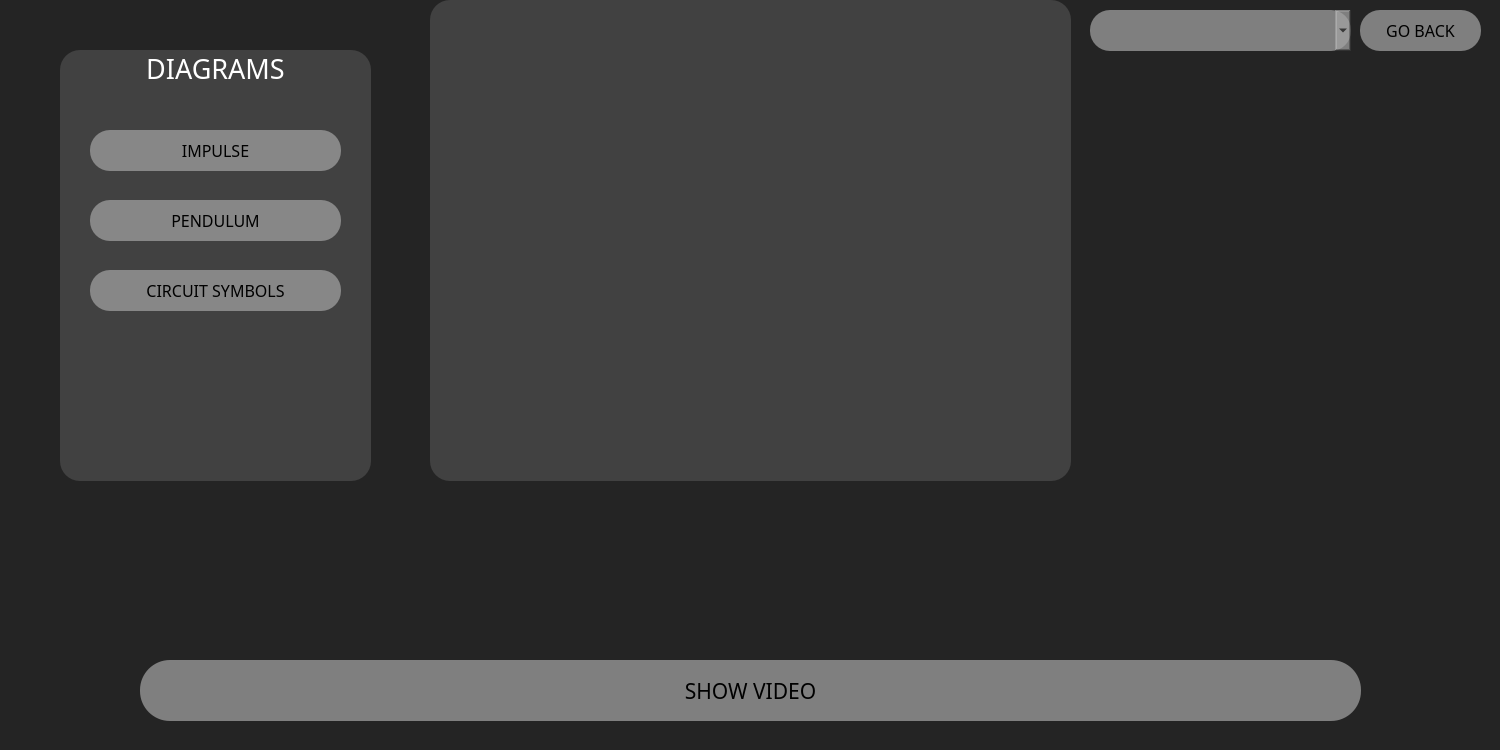
<?xml version="1.0" encoding="UTF-8"?>
<ui version="4.0">
 <class>Dialog</class>
 <widget class="QDialog" name="Dialog">
  <property name="geometry">
   <rect>
    <x>0</x>
    <y>0</y>
    <width>1500</width>
    <height>750</height>
   </rect>
  </property>
  <property name="windowTitle">
   <string>Dialog</string>
  </property>
  <property name="styleSheet">
   <string notr="true">QDialog#Dialog{
background-color: rgb(36, 36, 36);
;}

</string>
  </property>
  <widget class="QPushButton" name="impulsebtn">
   <property name="geometry">
    <rect>
     <x>90</x>
     <y>130</y>
     <width>251</width>
     <height>41</height>
    </rect>
   </property>
   <property name="font">
    <font>
     <family>Corbel Light</family>
     <pointsize>12</pointsize>
    </font>
   </property>
   <property name="styleSheet">
    <string notr="true">QPushButton {
    border-radius: 20px;
    background-color: rgba(165, 165, 165, 180);
}

QPushButton:hover {
    background-color:rgba(109, 109, 109,100);
}
</string>
   </property>
   <property name="text">
    <string>IMPULSE</string>
   </property>
  </widget>
  <widget class="QPushButton" name="pendbtn">
   <property name="geometry">
    <rect>
     <x>90</x>
     <y>200</y>
     <width>251</width>
     <height>41</height>
    </rect>
   </property>
   <property name="font">
    <font>
     <family>Corbel Light</family>
     <pointsize>12</pointsize>
    </font>
   </property>
   <property name="styleSheet">
    <string notr="true">QPushButton {
    border-radius: 20px;
    background-color: rgba(165, 165, 165, 180);
}

QPushButton:hover {
    background-color:rgba(109, 109, 109,100);
}
</string>
   </property>
   <property name="text">
    <string>PENDULUM</string>
   </property>
  </widget>
  <widget class="QPushButton" name="runbtn">
   <property name="geometry">
    <rect>
     <x>140</x>
     <y>660</y>
     <width>1221</width>
     <height>61</height>
    </rect>
   </property>
   <property name="palette">
    <palette>
     <active>
      <colorrole role="Button">
       <brush brushstyle="SolidPattern">
        <color alpha="180">
         <red>165</red>
         <green>165</green>
         <blue>165</blue>
        </color>
       </brush>
      </colorrole>
      <colorrole role="Base">
       <brush brushstyle="SolidPattern">
        <color alpha="180">
         <red>165</red>
         <green>165</green>
         <blue>165</blue>
        </color>
       </brush>
      </colorrole>
      <colorrole role="Window">
       <brush brushstyle="SolidPattern">
        <color alpha="180">
         <red>165</red>
         <green>165</green>
         <blue>165</blue>
        </color>
       </brush>
      </colorrole>
     </active>
     <inactive>
      <colorrole role="Button">
       <brush brushstyle="SolidPattern">
        <color alpha="180">
         <red>165</red>
         <green>165</green>
         <blue>165</blue>
        </color>
       </brush>
      </colorrole>
      <colorrole role="Base">
       <brush brushstyle="SolidPattern">
        <color alpha="180">
         <red>165</red>
         <green>165</green>
         <blue>165</blue>
        </color>
       </brush>
      </colorrole>
      <colorrole role="Window">
       <brush brushstyle="SolidPattern">
        <color alpha="180">
         <red>165</red>
         <green>165</green>
         <blue>165</blue>
        </color>
       </brush>
      </colorrole>
     </inactive>
     <disabled>
      <colorrole role="Button">
       <brush brushstyle="SolidPattern">
        <color alpha="180">
         <red>165</red>
         <green>165</green>
         <blue>165</blue>
        </color>
       </brush>
      </colorrole>
      <colorrole role="Base">
       <brush brushstyle="SolidPattern">
        <color alpha="180">
         <red>165</red>
         <green>165</green>
         <blue>165</blue>
        </color>
       </brush>
      </colorrole>
      <colorrole role="Window">
       <brush brushstyle="SolidPattern">
        <color alpha="180">
         <red>165</red>
         <green>165</green>
         <blue>165</blue>
        </color>
       </brush>
      </colorrole>
     </disabled>
    </palette>
   </property>
   <property name="font">
    <font>
     <family>Corbel Light</family>
     <pointsize>16</pointsize>
    </font>
   </property>
   <property name="styleSheet">
    <string notr="true">QPushButton {
    border-radius: 30px;
    background-color: rgba(165, 165, 165, 180);
}

QPushButton:hover {
    background-color:rgba(109, 109, 109,100);
}

</string>
   </property>
   <property name="text">
    <string>SHOW VIDEO</string>
   </property>
  </widget>
  <widget class="QPushButton" name="back">
   <property name="geometry">
    <rect>
     <x>1360</x>
     <y>10</y>
     <width>121</width>
     <height>41</height>
    </rect>
   </property>
   <property name="palette">
    <palette>
     <active>
      <colorrole role="Button">
       <brush brushstyle="SolidPattern">
        <color alpha="180">
         <red>165</red>
         <green>165</green>
         <blue>165</blue>
        </color>
       </brush>
      </colorrole>
      <colorrole role="ButtonText">
       <brush brushstyle="SolidPattern">
        <color alpha="255">
         <red>0</red>
         <green>0</green>
         <blue>0</blue>
        </color>
       </brush>
      </colorrole>
      <colorrole role="Base">
       <brush brushstyle="SolidPattern">
        <color alpha="180">
         <red>165</red>
         <green>165</green>
         <blue>165</blue>
        </color>
       </brush>
      </colorrole>
      <colorrole role="Window">
       <brush brushstyle="SolidPattern">
        <color alpha="180">
         <red>165</red>
         <green>165</green>
         <blue>165</blue>
        </color>
       </brush>
      </colorrole>
      <colorrole role="Link">
       <brush brushstyle="SolidPattern">
        <color alpha="255">
         <red>0</red>
         <green>0</green>
         <blue>0</blue>
        </color>
       </brush>
      </colorrole>
     </active>
     <inactive>
      <colorrole role="Button">
       <brush brushstyle="SolidPattern">
        <color alpha="180">
         <red>165</red>
         <green>165</green>
         <blue>165</blue>
        </color>
       </brush>
      </colorrole>
      <colorrole role="ButtonText">
       <brush brushstyle="SolidPattern">
        <color alpha="255">
         <red>0</red>
         <green>0</green>
         <blue>0</blue>
        </color>
       </brush>
      </colorrole>
      <colorrole role="Base">
       <brush brushstyle="SolidPattern">
        <color alpha="180">
         <red>165</red>
         <green>165</green>
         <blue>165</blue>
        </color>
       </brush>
      </colorrole>
      <colorrole role="Window">
       <brush brushstyle="SolidPattern">
        <color alpha="180">
         <red>165</red>
         <green>165</green>
         <blue>165</blue>
        </color>
       </brush>
      </colorrole>
      <colorrole role="Link">
       <brush brushstyle="SolidPattern">
        <color alpha="255">
         <red>0</red>
         <green>0</green>
         <blue>0</blue>
        </color>
       </brush>
      </colorrole>
     </inactive>
     <disabled>
      <colorrole role="Button">
       <brush brushstyle="SolidPattern">
        <color alpha="180">
         <red>165</red>
         <green>165</green>
         <blue>165</blue>
        </color>
       </brush>
      </colorrole>
      <colorrole role="ButtonText">
       <brush brushstyle="SolidPattern">
        <color alpha="255">
         <red>120</red>
         <green>120</green>
         <blue>120</blue>
        </color>
       </brush>
      </colorrole>
      <colorrole role="Base">
       <brush brushstyle="SolidPattern">
        <color alpha="180">
         <red>165</red>
         <green>165</green>
         <blue>165</blue>
        </color>
       </brush>
      </colorrole>
      <colorrole role="Window">
       <brush brushstyle="SolidPattern">
        <color alpha="180">
         <red>165</red>
         <green>165</green>
         <blue>165</blue>
        </color>
       </brush>
      </colorrole>
      <colorrole role="Link">
       <brush brushstyle="SolidPattern">
        <color alpha="255">
         <red>0</red>
         <green>0</green>
         <blue>0</blue>
        </color>
       </brush>
      </colorrole>
     </disabled>
    </palette>
   </property>
   <property name="font">
    <font>
     <family>Corbel Light</family>
     <pointsize>12</pointsize>
    </font>
   </property>
   <property name="styleSheet">
    <string notr="true">QPushButton {
    border-radius: 20px;
    background-color: rgba(165, 165, 165, 180);
}

QPushButton:hover {
    background-color:rgba(109, 109, 109,100);
}

</string>
   </property>
   <property name="text">
    <string>GO BACK</string>
   </property>
  </widget>
  <widget class="QComboBox" name="camselect">
   <property name="geometry">
    <rect>
     <x>1090</x>
     <y>10</y>
     <width>261</width>
     <height>41</height>
    </rect>
   </property>
   <property name="palette">
    <palette>
     <active>
      <colorrole role="WindowText">
       <brush brushstyle="SolidPattern">
        <color alpha="255">
         <red>0</red>
         <green>0</green>
         <blue>0</blue>
        </color>
       </brush>
      </colorrole>
      <colorrole role="Button">
       <brush brushstyle="SolidPattern">
        <color alpha="180">
         <red>165</red>
         <green>165</green>
         <blue>165</blue>
        </color>
       </brush>
      </colorrole>
      <colorrole role="Text">
       <brush brushstyle="SolidPattern">
        <color alpha="255">
         <red>0</red>
         <green>0</green>
         <blue>0</blue>
        </color>
       </brush>
      </colorrole>
      <colorrole role="ButtonText">
       <brush brushstyle="SolidPattern">
        <color alpha="255">
         <red>0</red>
         <green>0</green>
         <blue>0</blue>
        </color>
       </brush>
      </colorrole>
      <colorrole role="Base">
       <brush brushstyle="SolidPattern">
        <color alpha="180">
         <red>165</red>
         <green>165</green>
         <blue>165</blue>
        </color>
       </brush>
      </colorrole>
      <colorrole role="Window">
       <brush brushstyle="SolidPattern">
        <color alpha="180">
         <red>165</red>
         <green>165</green>
         <blue>165</blue>
        </color>
       </brush>
      </colorrole>
      <colorrole role="ToolTipText">
       <brush brushstyle="SolidPattern">
        <color alpha="255">
         <red>0</red>
         <green>0</green>
         <blue>0</blue>
        </color>
       </brush>
      </colorrole>
      <colorrole role="PlaceholderText">
       <brush brushstyle="SolidPattern">
        <color alpha="128">
         <red>0</red>
         <green>0</green>
         <blue>0</blue>
        </color>
       </brush>
      </colorrole>
     </active>
     <inactive>
      <colorrole role="WindowText">
       <brush brushstyle="SolidPattern">
        <color alpha="255">
         <red>0</red>
         <green>0</green>
         <blue>0</blue>
        </color>
       </brush>
      </colorrole>
      <colorrole role="Button">
       <brush brushstyle="SolidPattern">
        <color alpha="180">
         <red>165</red>
         <green>165</green>
         <blue>165</blue>
        </color>
       </brush>
      </colorrole>
      <colorrole role="Text">
       <brush brushstyle="SolidPattern">
        <color alpha="255">
         <red>0</red>
         <green>0</green>
         <blue>0</blue>
        </color>
       </brush>
      </colorrole>
      <colorrole role="ButtonText">
       <brush brushstyle="SolidPattern">
        <color alpha="255">
         <red>0</red>
         <green>0</green>
         <blue>0</blue>
        </color>
       </brush>
      </colorrole>
      <colorrole role="Base">
       <brush brushstyle="SolidPattern">
        <color alpha="180">
         <red>165</red>
         <green>165</green>
         <blue>165</blue>
        </color>
       </brush>
      </colorrole>
      <colorrole role="Window">
       <brush brushstyle="SolidPattern">
        <color alpha="180">
         <red>165</red>
         <green>165</green>
         <blue>165</blue>
        </color>
       </brush>
      </colorrole>
      <colorrole role="ToolTipText">
       <brush brushstyle="SolidPattern">
        <color alpha="255">
         <red>0</red>
         <green>0</green>
         <blue>0</blue>
        </color>
       </brush>
      </colorrole>
      <colorrole role="PlaceholderText">
       <brush brushstyle="SolidPattern">
        <color alpha="128">
         <red>0</red>
         <green>0</green>
         <blue>0</blue>
        </color>
       </brush>
      </colorrole>
     </inactive>
     <disabled>
      <colorrole role="WindowText">
       <brush brushstyle="SolidPattern">
        <color alpha="255">
         <red>120</red>
         <green>120</green>
         <blue>120</blue>
        </color>
       </brush>
      </colorrole>
      <colorrole role="Button">
       <brush brushstyle="SolidPattern">
        <color alpha="180">
         <red>165</red>
         <green>165</green>
         <blue>165</blue>
        </color>
       </brush>
      </colorrole>
      <colorrole role="Text">
       <brush brushstyle="SolidPattern">
        <color alpha="255">
         <red>120</red>
         <green>120</green>
         <blue>120</blue>
        </color>
       </brush>
      </colorrole>
      <colorrole role="ButtonText">
       <brush brushstyle="SolidPattern">
        <color alpha="255">
         <red>120</red>
         <green>120</green>
         <blue>120</blue>
        </color>
       </brush>
      </colorrole>
      <colorrole role="Base">
       <brush brushstyle="SolidPattern">
        <color alpha="180">
         <red>165</red>
         <green>165</green>
         <blue>165</blue>
        </color>
       </brush>
      </colorrole>
      <colorrole role="Window">
       <brush brushstyle="SolidPattern">
        <color alpha="180">
         <red>165</red>
         <green>165</green>
         <blue>165</blue>
        </color>
       </brush>
      </colorrole>
      <colorrole role="ToolTipText">
       <brush brushstyle="SolidPattern">
        <color alpha="255">
         <red>0</red>
         <green>0</green>
         <blue>0</blue>
        </color>
       </brush>
      </colorrole>
      <colorrole role="PlaceholderText">
       <brush brushstyle="SolidPattern">
        <color alpha="128">
         <red>0</red>
         <green>0</green>
         <blue>0</blue>
        </color>
       </brush>
      </colorrole>
     </disabled>
    </palette>
   </property>
   <property name="styleSheet">
    <string notr="true">border-radius: 20px;
background-color:rgba(165, 165, 165, 180);
font: 10pt &quot;Segoe UI Semilight&quot;;
text-align: center;

</string>
   </property>
  </widget>
  <widget class="QLabel" name="label">
   <property name="geometry">
    <rect>
     <x>430</x>
     <y>0</y>
     <width>641</width>
     <height>481</height>
    </rect>
   </property>
   <property name="styleSheet">
    <string notr="true">border-radius: 20px;
font: 15pt &quot;Segoe UI Semilight&quot;;
background-color:rgba(109, 109, 109,100);</string>
   </property>
   <property name="text">
    <string/>
   </property>
  </widget>
  <widget class="QPushButton" name="circuitbtn">
   <property name="geometry">
    <rect>
     <x>90</x>
     <y>270</y>
     <width>251</width>
     <height>41</height>
    </rect>
   </property>
   <property name="font">
    <font>
     <family>Corbel Light</family>
     <pointsize>12</pointsize>
    </font>
   </property>
   <property name="styleSheet">
    <string notr="true">QPushButton {
    border-radius: 20px;
    background-color: rgba(165, 165, 165, 180);
}

QPushButton:hover {
    background-color:rgba(109, 109, 109,100);
}
</string>
   </property>
   <property name="text">
    <string>CIRCUIT SYMBOLS</string>
   </property>
  </widget>
  <widget class="QLabel" name="label_2">
   <property name="geometry">
    <rect>
     <x>60</x>
     <y>50</y>
     <width>311</width>
     <height>431</height>
    </rect>
   </property>
   <property name="palette">
    <palette>
     <active>
      <colorrole role="WindowText">
       <brush brushstyle="SolidPattern">
        <color alpha="255">
         <red>255</red>
         <green>255</green>
         <blue>255</blue>
        </color>
       </brush>
      </colorrole>
      <colorrole role="Button">
       <brush brushstyle="SolidPattern">
        <color alpha="100">
         <red>109</red>
         <green>109</green>
         <blue>109</blue>
        </color>
       </brush>
      </colorrole>
      <colorrole role="Text">
       <brush brushstyle="SolidPattern">
        <color alpha="255">
         <red>255</red>
         <green>255</green>
         <blue>255</blue>
        </color>
       </brush>
      </colorrole>
      <colorrole role="ButtonText">
       <brush brushstyle="SolidPattern">
        <color alpha="255">
         <red>255</red>
         <green>255</green>
         <blue>255</blue>
        </color>
       </brush>
      </colorrole>
      <colorrole role="Base">
       <brush brushstyle="SolidPattern">
        <color alpha="100">
         <red>109</red>
         <green>109</green>
         <blue>109</blue>
        </color>
       </brush>
      </colorrole>
      <colorrole role="Window">
       <brush brushstyle="SolidPattern">
        <color alpha="100">
         <red>109</red>
         <green>109</green>
         <blue>109</blue>
        </color>
       </brush>
      </colorrole>
      <colorrole role="PlaceholderText">
       <brush brushstyle="SolidPattern">
        <color alpha="128">
         <red>255</red>
         <green>255</green>
         <blue>255</blue>
        </color>
       </brush>
      </colorrole>
     </active>
     <inactive>
      <colorrole role="WindowText">
       <brush brushstyle="SolidPattern">
        <color alpha="255">
         <red>255</red>
         <green>255</green>
         <blue>255</blue>
        </color>
       </brush>
      </colorrole>
      <colorrole role="Button">
       <brush brushstyle="SolidPattern">
        <color alpha="100">
         <red>109</red>
         <green>109</green>
         <blue>109</blue>
        </color>
       </brush>
      </colorrole>
      <colorrole role="Text">
       <brush brushstyle="SolidPattern">
        <color alpha="255">
         <red>255</red>
         <green>255</green>
         <blue>255</blue>
        </color>
       </brush>
      </colorrole>
      <colorrole role="ButtonText">
       <brush brushstyle="SolidPattern">
        <color alpha="255">
         <red>255</red>
         <green>255</green>
         <blue>255</blue>
        </color>
       </brush>
      </colorrole>
      <colorrole role="Base">
       <brush brushstyle="SolidPattern">
        <color alpha="100">
         <red>109</red>
         <green>109</green>
         <blue>109</blue>
        </color>
       </brush>
      </colorrole>
      <colorrole role="Window">
       <brush brushstyle="SolidPattern">
        <color alpha="100">
         <red>109</red>
         <green>109</green>
         <blue>109</blue>
        </color>
       </brush>
      </colorrole>
      <colorrole role="PlaceholderText">
       <brush brushstyle="SolidPattern">
        <color alpha="128">
         <red>255</red>
         <green>255</green>
         <blue>255</blue>
        </color>
       </brush>
      </colorrole>
     </inactive>
     <disabled>
      <colorrole role="WindowText">
       <brush brushstyle="SolidPattern">
        <color alpha="255">
         <red>120</red>
         <green>120</green>
         <blue>120</blue>
        </color>
       </brush>
      </colorrole>
      <colorrole role="Button">
       <brush brushstyle="SolidPattern">
        <color alpha="100">
         <red>109</red>
         <green>109</green>
         <blue>109</blue>
        </color>
       </brush>
      </colorrole>
      <colorrole role="Text">
       <brush brushstyle="SolidPattern">
        <color alpha="255">
         <red>120</red>
         <green>120</green>
         <blue>120</blue>
        </color>
       </brush>
      </colorrole>
      <colorrole role="ButtonText">
       <brush brushstyle="SolidPattern">
        <color alpha="255">
         <red>120</red>
         <green>120</green>
         <blue>120</blue>
        </color>
       </brush>
      </colorrole>
      <colorrole role="Base">
       <brush brushstyle="SolidPattern">
        <color alpha="100">
         <red>109</red>
         <green>109</green>
         <blue>109</blue>
        </color>
       </brush>
      </colorrole>
      <colorrole role="Window">
       <brush brushstyle="SolidPattern">
        <color alpha="100">
         <red>109</red>
         <green>109</green>
         <blue>109</blue>
        </color>
       </brush>
      </colorrole>
      <colorrole role="PlaceholderText">
       <brush brushstyle="SolidPattern">
        <color alpha="128">
         <red>0</red>
         <green>0</green>
         <blue>0</blue>
        </color>
       </brush>
      </colorrole>
     </disabled>
    </palette>
   </property>
   <property name="font">
    <font>
     <family>Corbel Light</family>
     <pointsize>20</pointsize>
     <weight>50</weight>
     <italic>false</italic>
     <bold>false</bold>
    </font>
   </property>
   <property name="styleSheet">
    <string notr="true">border-radius: 20px;

background-color:rgba(109, 109, 109,100);</string>
   </property>
   <property name="text">
    <string>DIAGRAMS</string>
   </property>
   <property name="alignment">
    <set>Qt::AlignHCenter|Qt::AlignTop</set>
   </property>
  </widget>
  <zorder>label_2</zorder>
  <zorder>label</zorder>
  <zorder>impulsebtn</zorder>
  <zorder>pendbtn</zorder>
  <zorder>runbtn</zorder>
  <zorder>back</zorder>
  <zorder>camselect</zorder>
  <zorder>circuitbtn</zorder>
 </widget>
 <resources/>
 <connections/>
</ui>
